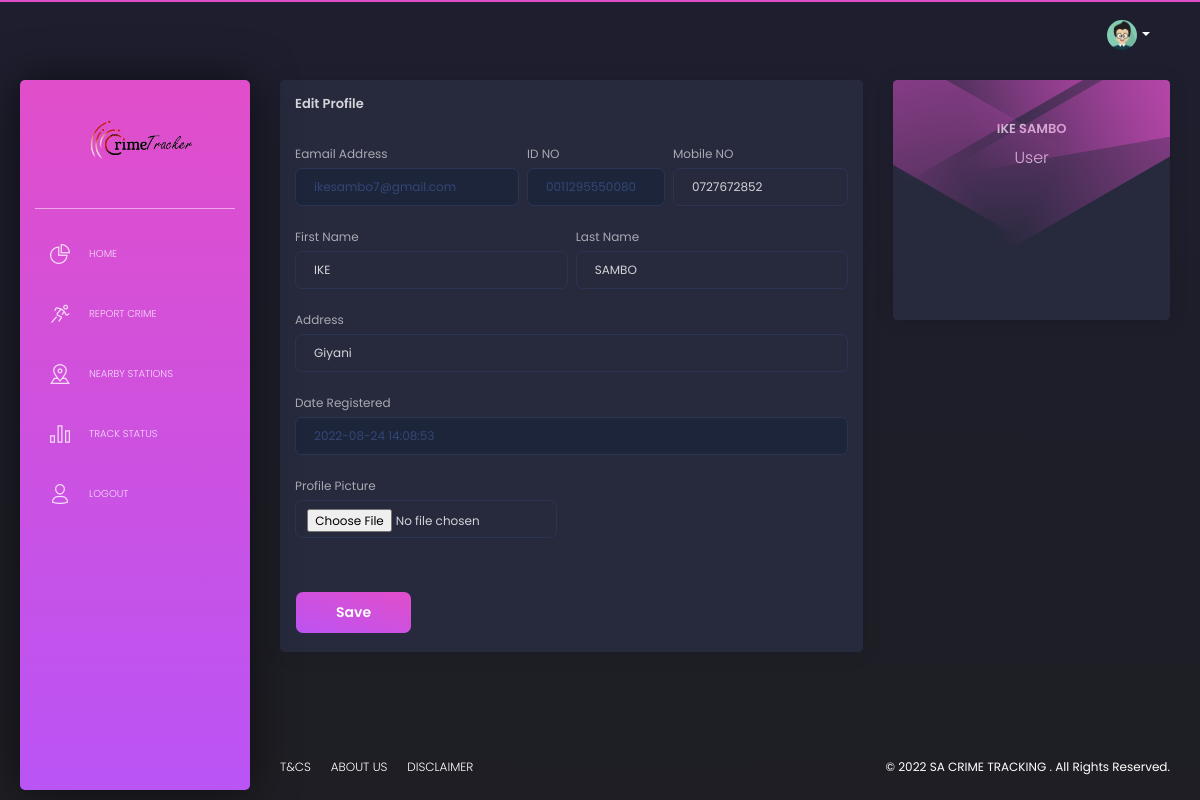
Page /user/profile.php (signed in) on the committed database.
### tables this page shows
CREATE TABLE `user` (
  `id` int(11) NOT NULL,
  `id_number` varchar(100) NOT NULL,
  `first_name` varchar(100) NOT NULL,
  `last_name` varchar(100) NOT NULL,
  `address` varchar(100) NOT NULL,
  `email_address` varchar(100) NOT NULL,
  `phone_number` varchar(100) NOT NULL,
  `password` varchar(100) NOT NULL,
  `province` varchar(100) NOT NULL,
  `date_registered` datetime NOT NULL DEFAULT current_timestamp(),
  `status` int(20) NOT NULL DEFAULT 0,
  `link` varchar(100) NOT NULL,
  `profile_pic` varchar(200) NOT NULL
);

### user/profile.php (the view, shortened to what this page needs)
<?php
include("../database/connection.php");
$user=$_SESSION['user'];
 $sql="SELECT * from user where email_address='$user'";
$res=mysqli_query($conn,$sql);
$profile_pic="";
while($row=mysqli_fetch_assoc($res)){
	$first_name=strtoupper($row['first_name']);
	$last_name=strtoupper($row['last_name']);
	$id_no=$row['id_number'];
	$email=$row['email_address'];
	$phone_no=$row['phone_number'];
	$date=$row['date_registered'];
	$address=$row['address'];
	$profile_pic=$row['profile_pic'];
}
?>
<!DOCTYPE html>
<html lang="en">
<head>
  <link href="https://use.fontawesome.com/releases/v5.0.6/css/all.css" rel="stylesheet">
  <link href="../assets/css/nucleo-icons.css" rel="stylesheet" />
  <link href="../assets/css/black-dashboard.css?v=1.0.0" rel="stylesheet" />
  <link href="../assets/demo/demo.css" rel="stylesheet" />
  <link rel="stylesheet" href="../dist/css/cxdialog.min.css">
</head>
<body class="">
  <div class="wrapper">
    <div class="sidebar">
      <div class="sidebar-wrapper">
        <div class="logo">
           <img src="../assets/img/logo.png">
        </div>
        <ul class="nav">
         <li class="">
            <a href="index.php">
              <i class="tim-icons icon-chart-pie-36"></i>
              <p>Home</p>
            </a>
          </li>
          <li class="">
            <a href="report_case.php">
              <i class="tim-icons icon-user-run"></i>
              <p>Report Crime</p>
            </a>
          </li>
         <li >
            <a href="nearby_stations.php">
              <i class="tim-icons icon-square-pin"></i>
              <p>Nearby Stations</p>
            </a>
          </li>
         <li >
            <a href="status.php">
              <i class="tim-icons icon-chart-bar-32"></i>
              <p>Track Status</p>
            </a>
          </li>
          <li>
            <a href="../index.php">
              <i class="tim-icons icon-single-02"></i>
              <p>Logout</p>
            </a>
          </li>
        </ul>
      </div>
    </div>
    <div class="main-panel">
      <nav class="navbar navbar-expand-lg navbar-absolute navbar-transparent">
        <div class="container-fluid">
          <div class="collapse navbar-collapse" id="navigation">
            <ul class="navbar-nav ml-auto">
              <li class="dropdown nav-item">
                <a href="#" class="dropdown-toggle nav-link" data-toggle="dropdown">
                  <div class="photo">
				    <?php
					   if($profile_pic==""){
						?>
                       <img src="../assets/img/anime3.png" alt="Profile Photo">
					   <?php
					}
					else{
					?>
					 <img src="profile pictures/<?php echo $profile_pic; ?>" alt="Profile Photo">
					<?php
					}?>
                  </div>
                  <b class="caret d-none d-lg-block d-xl-block"></b>
                </a>
              </li>
            </ul>
          </div>
        </div>
      </nav>
      <div class="content">
        <div class="row">
          <div class="col-md-8">
            <div class="card">
              <div class="card-header">
                <h5 class="title">Edit Profile</h5>
              </div>
              <div class="card-body">
                <form id="user-profile">
                  <div class="row">
                    <div class="col-md-5 pr-md-1">
                      <div class="form-group">
                        <label>Eamail Address</label>
                        <input type="email" class="form-control" readonly value="<?php echo $email;?>" id="email">
                      </div>
                    </div>
                    <div class="col-md-3 px-md-1">
                      <div class="form-group">
                        <label>ID NO</label>
                        <input type="text" class="form-control" readonly value="<?php echo $id_no;?>">
                      </div>
                    </div>
                    <div class="col-md-4 pl-md-1">
                      <div class="form-group">
                        <label for="exampleInputEmail1">Mobile NO</label>
                        <input type="text" class="form-control" value='<?php echo $phone_no;?>' id="mobile_no">
                      </div>
                    </div>
                  </div>
                  <div class="row">
                    <div class="col-md-6 pr-md-1">
                      <div class="form-group">
                        <label>First Name</label>
                        <input type="text" class="form-control" placeholder="Company" id="first_name" value="<?php echo $first_name;?>">
                      </div>
                    </div>
                    <div class="col-md-6 pl-md-1">
                      <div class="form-group">
                        <label>Last Name</label>
                        <input type="text" class="form-control" placeholder="Last Name" id="last_name" value="<?php echo $last_name;?>">
                      </div>
                    </div>
                  </div>
                  <div class="row">
                    <div class="col-md-12">
                      <div class="form-group">
                        <label>Address</label>
                        <input type="text" class="form-control" placeholder="Home Address"  id="address" value="<?php echo $address;?>">
                      </div>
                    </div>
                  </div>
                  <div class="row">
                    <div class="col-md-12">
                      <div class="form-group">
                        <label>Date Registered</label>
                        <input type="text" class="form-control" readonly value="<?php echo $date;?>">
                      </div>
                    </div>
                  </div>
                </form>
                <form method="POST" enctype="multipart/form-data">
                  <div class="row">
                    <div class="col-md-6">
                      <div class="">
                        <label>Profile Picture</label>
                        <input type="file" class="form-control" id="profile_pic" name="profile_pic" value="<?php ?>" onchange="upload_file()">
                      </div>
                    </div>
                  </div>
                </form>
              </div>
              <div class="card-footer ">
                <button type="submit" class="btn btn-fill btn-primary " onclick="update()">Save</button>
              </div>
            </div>
          </div>
          <div class="col-md-4">
            <div class="card card-user">
              <div class="card-body">
                <p class="card-text">
                  <div class="author">
                    <div class="block block-one"></div>
                    <div class="block block-two"></div>
                    <div class="block block-three"></div>
                    <div class="block block-four"></div>
                    <a href="javascript:void(0)">
                      <h5 class="title" id="title"><?php echo $first_name." ".$last_name;?></h5>
                    </a>
                    <p class="description">
                      User
                    </p>
                  </div>
                </p>
              </div>
            </div>
          </div>
        </div>
      </div>
  <footer class="footer">
        <div class="container-fluid">
          <ul class="nav">
            <li class="nav-item">
              <a href="javascript:void(0)" class="nav-link">
                T&Cs
              </a>
            </li>
            <li class="nav-item">
              <a href="javascript:void(0)" class="nav-link">
                About Us
              </a>
            </li>
            <li class="nav-item">
              <a href="javascript:void(0)" class="nav-link">
                Disclaimer
              </a>
            </li>
          </ul>
          <div class="copyright">
            ©
             SA CRIME TRACKING . All Rights Reserved.
          </div>
        </div>
      </footer>
    </div>
  </div>
</body>
</html>

### rows in the picture
user: email_address "ikesambo7@gmail.com", id_number "0011295550080", phone_number "0727672852", first_name "IKE", last_name "SAMBO", address "Giyani", date_registered "2022-08-24 14:08:53"
